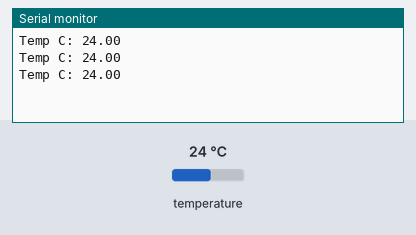
This sketch was run on a simulated ESP8266 (NodeMCU). On the bench: the last lines printed to the serial monitor. Inputs (shaded band) come from the test bench; at power-on: temperature 24 °C.

Above: at 1.5 s.
1.6 s: temperature set to 12 °C
At 2.21 s:
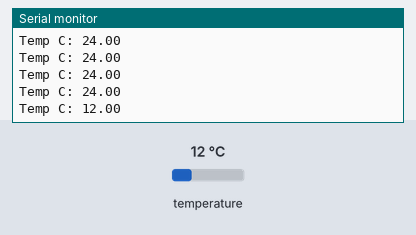
3.1 s: temperature set to 19 °C
At 3.38 s:
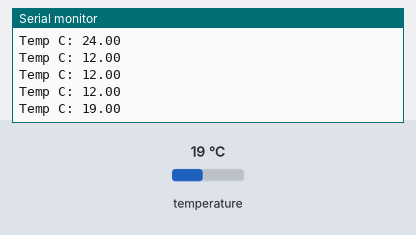
Timing chart, 0 to 6.1 s (numbered marks = the images above; inputs shaded):
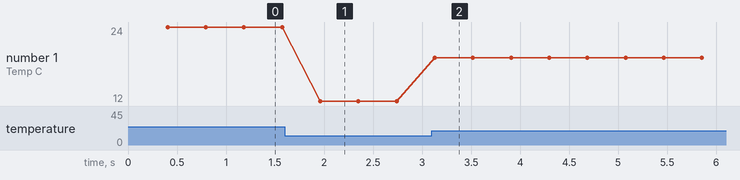

The sketch:

SensorTemperatura.ino
```cpp
// Include the libraries we need
#include <OneWire.h>
#include <DallasTemperature.h>

#define ONE_WIRE_BUS D4

OneWire oneWire(ONE_WIRE_BUS);

// Pass our oneWire reference to Dallas Temperature.
DallasTemperature sensors(&oneWire);

void setup(void)
{
  Serial.begin(9600);
  sensors.begin();
  // set the resolution to 11 bit (Each Dallas/Maxim device is capable of several different resolutions)
  sensors.setResolution(11);
}

void printTemperature()
{
  float tempC = sensors.getTempCByIndex(0);
  Serial.print("Temp C: ");
  Serial.println(tempC);
}

void loop(void)
{
  sensors.requestTemperatures(); // Send the command to get temperatures
  printTemperature(); // Use a simple function to print out the data
}
```

Measured:
- after the input at 1.6 s, the serial monitor: prints a new line after 0.36 s (image 1)
- after the input at 3.1 s, the serial monitor: prints a new line at once (image 2)
- plotted number 1: 24 → 12 after the input at 1.6 s, 12 → 19 after the input at 3.1 s
